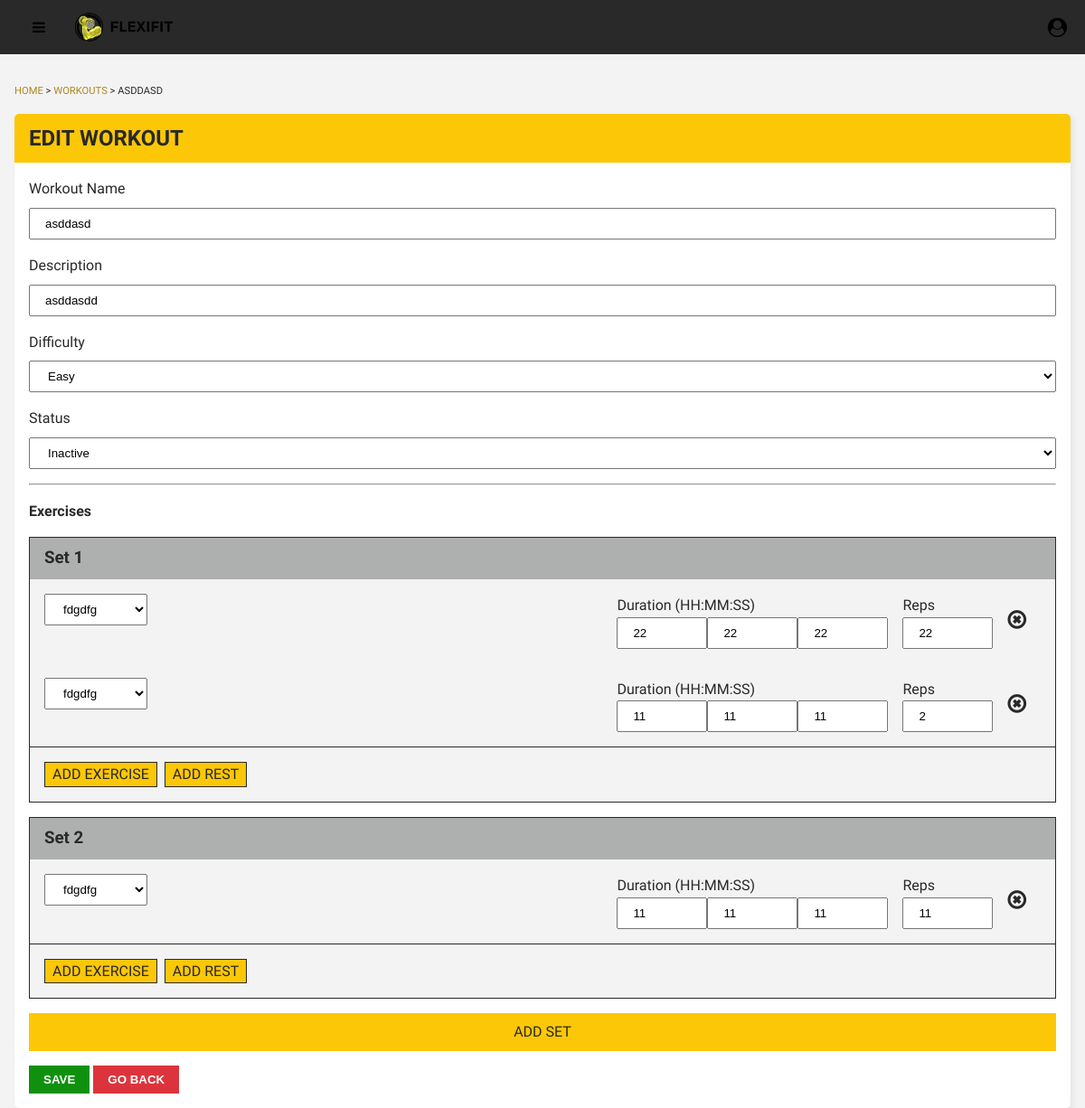
The page /admin/edit-workout.php?id=1 (signed in) on the database its author committed.
### tables this page shows
CREATE TABLE `workout` (
  `ID` int(11) NOT NULL,
  `workoutName` varchar(255) NOT NULL,
  `workoutPicUrl` varchar(500) NOT NULL,
  `workoutDescription` varchar(500) NOT NULL,
  `difficulty` varchar(255) NOT NULL DEFAULT '',
  `status` tinyint(1) NOT NULL DEFAULT 0,
  `dateCreated` datetime NOT NULL DEFAULT current_timestamp(),
  `dateUpdated` datetime DEFAULT NULL
);

CREATE TABLE `workout_exercises` (
  `ID` int(11) NOT NULL,
  `workoutID` int(11) NOT NULL,
  `exerciseID` int(11) NOT NULL,
  `exerciseOrder` int(11) DEFAULT NULL,
  `reps` int(11) DEFAULT NULL,
  `duration` time DEFAULT NULL,
  `workoutSet` int(11) NOT NULL
);

CREATE TABLE `exercise` (
  `ID` int(11) NOT NULL,
  `exerciseName` varchar(255) NOT NULL,
  `exercisePicUrl` varchar(500) NOT NULL,
  `description` varchar(500) NOT NULL,
  `status` tinyint(1) NOT NULL DEFAULT 0,
  `dateCreated` date NOT NULL DEFAULT current_timestamp()
);

### admin/includes/edit-workout.php (called while the page is built, shortened)
<?php
class Workout
{
    private $workoutId;
    private $conn;
    public function __construct($conn, $workoutId)
    {
        $this->conn = $conn;
        $this->workoutId = $workoutId;
    }
    public function get_workout()
    {
        $stmt = $this->conn->prepare("SELECT * FROM `workout` WHERE ID = ?");
        $stmt->bind_param("i", $this->workoutId);
        $stmt->execute();
        $result = $stmt->get_result();
        if ($result->num_rows > 0) {
            return $result->fetch_assoc();
        } else {
            return [];
        }
    }
    public function get_unique_workout_sets()
    {
        $stmt = $this->conn->prepare("SELECT DISTINCT `workoutSet` FROM `workout_exercises` WHERE workoutID = ? ORDER BY `workoutSet`");
        $stmt->bind_param("i", $this->workoutId);
        $stmt->execute();
        $result = $stmt->get_result();
        $workoutSets = [];
        while ($row = $result->fetch_assoc()) {
            $workoutSets[] = $row;
        }
        return $workoutSets;
    }
    public function get_exercise_list($workoutSet)
    {
        $stmt = $this->conn->prepare("SELECT `workout_exercises`.*, `exercise`.`exerciseName` FROM `workout_exercises` INNER JOIN `exercise` ON `workout_exercises`.`exerciseID` = `exercise`.`ID` WHERE workoutID = ? AND `workoutSet` = ?");
        $stmt->bind_param("ii", $this->workoutId, $workoutSet);
        $stmt->execute();
        $result = $stmt->get_result();
        $exerciseList = [];
        while ($row = $result->fetch_assoc()) {
            $exerciseList[] = $row;
        }
        return $exerciseList;
    }
}

### admin/edit-workout.php (the view, shortened to what this page needs)
<?php
require_once "./components/main.php";
isset($_GET['id']) && !empty($_GET['id']) ? $workoutId = $_GET['id'] : header("location: ./workouts.php");
?>
<!DOCTYPE html>
<html lang="en">
<head>
    <?php include "./components/css.php" ?>
    <link href="./css/workout-edit.css" rel="stylesheet">
</head>
<body>
    <?php include "./components/navbar.php" ?>
    <div class="grid-container">
        <?php
        require_once("./includes/edit-workout.php");
        $workout = new Workout($conn, $workoutId);
        $workoutDetails = $workout->get_workout();
        $workoutSets = $workout->get_unique_workout_sets();
        ?>
        <main class="main-container">
            <div class="page-title">
                <div class="quick-link">
                    <p><a href="index.php"> HOME </a> > <a href="workouts.php">WORKOUTS</a> > <?= strtoupper(htmlspecialchars($workoutDetails['workoutName'])) ?></p>
                </div>
            </div>
            <div class="main-content">
                <div class="edit-content">
                    <div class="edit-content-title">
                        <h2>EDIT WORKOUT</h2>
                    </div>
                    <form class="edit-content-form" action="./includes/add-workout-details.php" method="POST" enctype="multipart/form-data">
                        <div class="input-full">
                            <label>Workout Name</label>
                            <input name="workoutName" type="text" value="<?= htmlspecialchars($workoutDetails['workoutName']) ?>" />
                        </div>
                        <div class="input-full">
                            <label>Description</label>
                            <input name="workoutDescription" type="text" value="<?= htmlspecialchars($workoutDetails['workoutDescription']) ?>" />
                        </div>
                        <div class="input-full">
                            <label>Difficulty</label>
                            <select name="difficulty">
                                <option value="easy" <?= htmlspecialchars($workoutDetails['difficulty']) == 'easy' ? 'selected' : ''; ?>>Easy</option>
                            </select>
                        </div>
                        <div class="input-full">
                            <label>Status</label>
                            <select name="status">
                                <option value="0" <?= htmlspecialchars($workoutDetails['status']) == 0 ? 'selected' : ''; ?>>Inactive</option>
                            </select>
                        </div>
                        <hr>
                        <h4>Exercises</h4>
                        <div class="workout-steps">
                            <?php foreach ($workoutSets as $index => $set): ?>
                                <div class="sets">
                                    <div class="set-number">
                                        <h3>Set <?= $set['workoutSet'] ?></h3>
                                    </div>
                                    <div class="set-exercise-list">
                                        <?php
                                        $exerciseList = $workout->get_exercise_list($set['workoutSet']);
                                        foreach ($exerciseList as $index => $exercise):
                                            $duration = explode(":", $exercise['duration']);
                                            $hours = $duration[0];
                                            $minutes = $duration[1];
                                            $seconds = $duration[2];
                                        ?>
                                            <div class="set-content-container">
                                                <div class="set-content">
                                                    <div class="set-exercise">
                                                        <select name="updatedSet[<?= $set['workoutSet'] ?>][exericse][<?= $index ?>][exerciseID]">
                                                            <option value="<?= $exercise['exerciseID'] ?>" selected><?= $exercise['exerciseName'] ?></option>
                                                        </select>
                                                        <div class="set-exercise-inputs-container">
                                                            <div class="set-exercise-input">
                                                                <label>Duration (HH:MM:SS)</label>
                                                                <div class="duration">
                                                                    <input type="number" min="0" max="23" value="<?= $hours ?>" name="updatedSet[<?= $set['workoutSet'] ?>][exericse][<?= $index ?>][hours]">
                                                                    <input type="number" min="0" max="59" value="<?= $minutes ?>" name="updatedSet[<?= $set['workoutSet'] ?>][exericse][<?= $index ?>][minutes]">
                                                                    <input type="number" min="0" max="59" value="<?= $seconds ?>" name="updatedSet[<?= $set['workoutSet'] ?>][exericse][<?= $index ?>][seconds]">
                                                                </div>
                                                            </div>
                                                            <div class="set-exercise-input">
                                                                <label>Reps</label>
                                                                <input type="number" value="<?= $exercise['reps'] ?>" name="updatedSet[<?= $set['workoutSet'] ?>][exericse][<?= $index ?>][reps]">
                                                            </div>
                                                        </div>
                                                    </div>
                                                </div>
                                                <i class="fa-times-circle-o fa removeExercise" aria-hidden="true"></i>
                                            </div>
                                        <?php endforeach; ?>
                                    </div>
                                    <div class="set-buttons">
                                        <p class="add-exercise">ADD EXERCISE</p>
                                        <p class="add-rest">ADD REST</p>
                                    </div>
                                </div>
                            <?php endforeach; ?>
                        </div>
                        <div class="workout-step-add">
                            <p>ADD SET</p>
                        </div>
                        <div class="edit-form-buttons">
                            <button type="submit" class="save">SAVE</button>
                            <a href="./workouts.php"><button type="button" class="back">GO BACK</button></a>
                        </div>
                    </form>
                </div>
            </div>
        </main>
    </div>
</body>
</html>

### admin/css/content-container.css (style rules this page uses)
.grid-container { display: flex; height: calc(100vh - 60px); overflow: auto; background-color: var(--light-grey); }
.main-container { margin: auto; padding: 1rem; display: flex; flex-direction: column; max-width: 80rem; color: var(--black); margin-top: 1rem; margin-bottom: 1rem; width: 100%; }
.page-title { font-size: 1.5rem; margin-bottom: 1rem; max-width: 100%; }
.quick-link { font-size: 0.7rem; }
.quick-link a { text-decoration: none; color: var(--dark-yellow); }

### admin/css/workout-edit.css (style rules this page uses)
.edit-content { background-color: white; border-radius: 5px; box-shadow: var(--light-shadow); }
.edit-content-title { background-color: var(--yellow); padding: 0.5rem 1rem; border-top-right-radius: 5px; border-top-left-radius: 5px; }
.edit-content-form { padding: 1rem; display: flex; flex-direction: column; gap: 1rem; }
.edit-form-buttons button { padding: 0.5rem 1rem; cursor: pointer; color: white; font-weight: var(--bold); }
.edit-form-buttons .save { background-color: var(--green); }
.edit-form-buttons .back { background-color: var(--red); }
.workout-steps { display: flex; flex-direction: column; gap: 1rem; }
.workout-step-add { padding: 0.5rem; display: flex; justify-content: center; align-items: center; width: 100%; background-color: var(--yellow); }
.input-full { width: 100%; display: flex; gap: 0.5rem; flex-direction: column; }
form input, select { padding: 0.5rem 1rem; }
.sets { border: 1px solid; background-color: var(--dark-grey); }
.set-number { padding: 0.5rem 1rem; }
.set-exercise-list { display: flex; flex-direction: column; }
.set-content-container { padding: 1rem; background-color: var(--light-grey); display: flex; justify-content: space-between; }
.set-content { width: 100%; }
.removeExercise { padding: 1rem; font-size: 1.5rem; }
.set-exercise { display: flex; justify-content: space-between; }
.set-exercise select { height: fit-content; }
.set-exercise-inputs-container { display: flex; gap: 1rem; }
.set-exercise-input { display: flex; flex-direction: column; }
.set-exercise-input > .duration { display: flex; }
.set-exercise-input input { height: 100%; width: 100px; max-width: 100%; }
.set-buttons { display: flex; gap: 0.5rem; border-top: 1px solid; padding: 1rem; background-color: var(--light-grey); }
.set-buttons p { border: 1px solid; padding: 0 0.5rem; background-color: var(--yellow); }

### rows shown on the page
workout: workoutName "ASDDASD", workoutName "asddasd", workoutDescription "asddasdd", difficulty "Easy", status "Inactive"
workout_exercises: exerciseID.exerciseName "fdgdfg", reps "22"
workout_exercises: exerciseID.exerciseName "fdgdfg", duration "11", reps "2"
workout_exercises: exerciseID.exerciseName "fdgdfg", reps "11"

### other values the page prints
$set['workoutSet'] "1"
$set['workoutSet'] "2"
